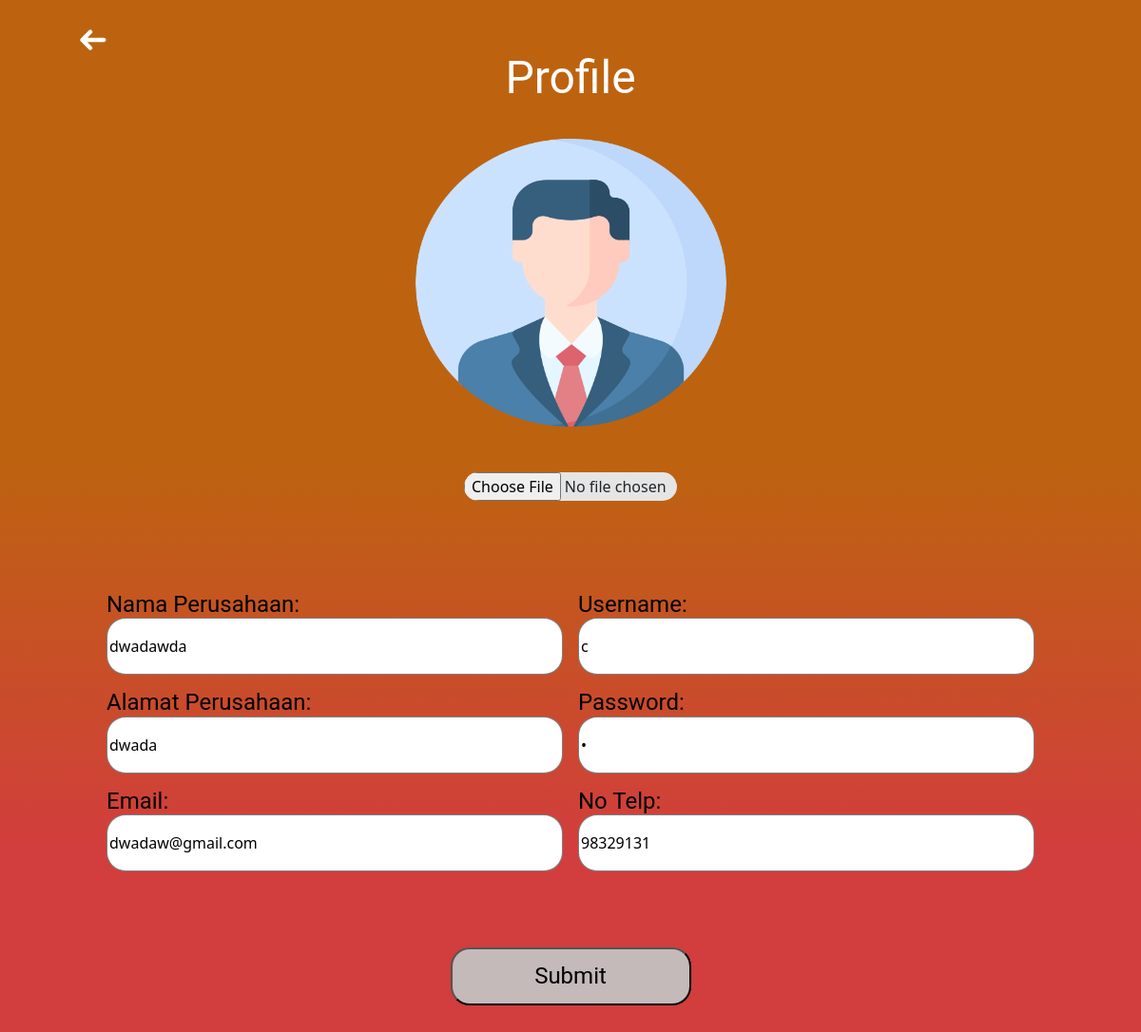
Page /profile.php (signed in) on the committed database.
### tables this page shows
CREATE TABLE `member` (
  `id_user` varchar(255) NOT NULL,
  `phone` varchar(10) DEFAULT NULL,
  `email` text DEFAULT NULL,
  `company_name` text DEFAULT NULL,
  `company_address` text DEFAULT NULL
);

CREATE TABLE `user` (
  `id_user` varchar(255) NOT NULL,
  `username` varchar(255) DEFAULT NULL,
  `password` varchar(255) DEFAULT NULL,
  `email` varchar(255) DEFAULT NULL,
  `level` varchar(10) DEFAULT NULL
);

### profile.php (the view, shortened to what this page needs)
<?php
include "config/connection.php";
$id_user = $_SESSION['id_user'];
$profileImageUrl = "profile_member/" . $id_user . ".png";
if (!file_exists($profileImageUrl)) {
    $profileImageUrl = "profile_member/no-picture.png";
}
$sql = "SELECT * FROM user WHERE id_user = ?";
$stmt = $conn->prepare($sql);
$stmt->bind_param("s", $id_user);
$stmt->execute();
$result = $stmt->get_result();
$sql2 = "SELECT * FROM member WHERE id_user = ?";
$stmt2 = $conn->prepare($sql2);
$stmt2->bind_param("s", $id_user);
$stmt2->execute();
$result2 = $stmt2->get_result();
if ($result->num_rows > 0) {
    $user = $result->fetch_assoc();
    $member = $result2->fetch_assoc();
}
?>
<!DOCTYPE html>
<html lang="en">
<head>
    <link rel="stylesheet" href="style/style-profile.css">
    <link href="https://cdn.jsdelivr.net/npm/bootstrap@5.3.0/dist/css/bootstrap.min.css" rel="stylesheet">
</head>
<body>
    <div class="navbar">
        <a href="index.php" style="text-decoration: none; color:white">
        </a>
    </div>
    <div id="content">
        <p>Profile</p>
        <img src="<?php echo $profileImageUrl; ?>" id="profile-img">
        <form action="profile_processing.php" method="post" enctype="multipart/form-data" class="profile-form">
            <input type="file" id="myfile" name="myfile" accept="image/png">
            <div class="form-col">
                <label for="nik">Nama Perusahaan:</label><br>
                <input required class="input-profile" type="text" id="company_name" name="company_name" value="<?php echo isset($user) ? $member['company_name'] : ''; ?>"><br>
                <label for="fullname">Alamat Perusahaan:</label><br>
                <input required class="input-profile" type="text" id="company_address" name="company_address" value="<?php echo isset($user) ? $member['company_address'] : ''; ?>"><br>
                <label for="email">Email:</label><br>
                <input required class="input-profile" type="email" id="email" name="email" value="<?php echo isset($user) ? $member['email'] : ''; ?>"><br>
                <label for="username">Username:</label><br>
                <input required class="input-profile" type="text" id="username" name="username" value="<?php echo isset($user) ? $user['username'] : ''; ?>"><br>
                <label for="username">Password:</label><br>
                <input required class="input-profile" type="password" id="password" name="password" value="<?php echo isset($user) ? $user['password'] : ''; ?>"><br>
                <label for="notelp">No Telp:</label><br>
                <input required class="input-profile" type="tel" id="notelp" name="notelp" value="<?php echo isset($user) ? $member['phone'] : ''; ?>"><br>
            </div>
            <input type="submit" value="Submit" style="margin-top: 5rem;
                                                        width: 15.8125rem;
                                                        height: 3.8125rem;
                                                        flex-shrink: 0;
                                                        border-radius: 1.25rem;
                                                        background: #C4BABA;
                                                        color: #000;
                                                        font-family: Roboto;
                                                        font-size: 1.5rem;
                                                        font-style: normal;
                                                        font-weight: 400;
                                                        line-height: 1.71875rem;">
        </form>
    </div>
</body>
</html>

### style/style-profile.css (style rules this page uses)
body { font-family: Arial, sans-serif; margin: 0; padding: 0; background: linear-gradient(180deg, #BD630F 35.19%, rgba(202, 27, 27, 0.85) 65.10%); background-repeat: no-repeat; height: 100%; width: 100%; min-height: 170vh; }
.navbar { margin-top: 1rem; margin-left: 5rem; }
#content { display: flex; justify-content: center; align-items: center; flex-direction: column; }
#content p { text-align: center; color: #FFF; font-family: Roboto; font-size: 3rem; font-style: normal; font-weight: 400; line-height: 1.71875rem; }
#profile-img { margin-top: 2.13rem; width: 20.4375rem; height: 18.9375rem; border-radius: 20.4375rem; }
#myfile { margin-top: 3rem; width: 14rem; height: 1.9rem; border-radius: 0.9375rem; background: #E5E5E5; }
form.profile-form { display: flex; flex-direction: column; align-items: center; justify-content: space-between; }
.form-col { margin-top: 5rem; column-count: 2; }
.form-col label { margin-top: 1rem; color: #000; font-family: Roboto; font-size: 1.5rem; font-style: normal; font-weight: 400; line-height: 1.71875rem; }
.input-profile { width: 30rem; height: 3.75rem; flex-shrink: 0; border-radius: 1.25rem; border: 1px solid rgba(0, 0, 0, 0.50); background: #FFF; }

### rows in the picture
member: company_name "dwadawda", company_address "dwada", email "dwadaw@gmail.com", notelp "98329131"
user: username "c"
